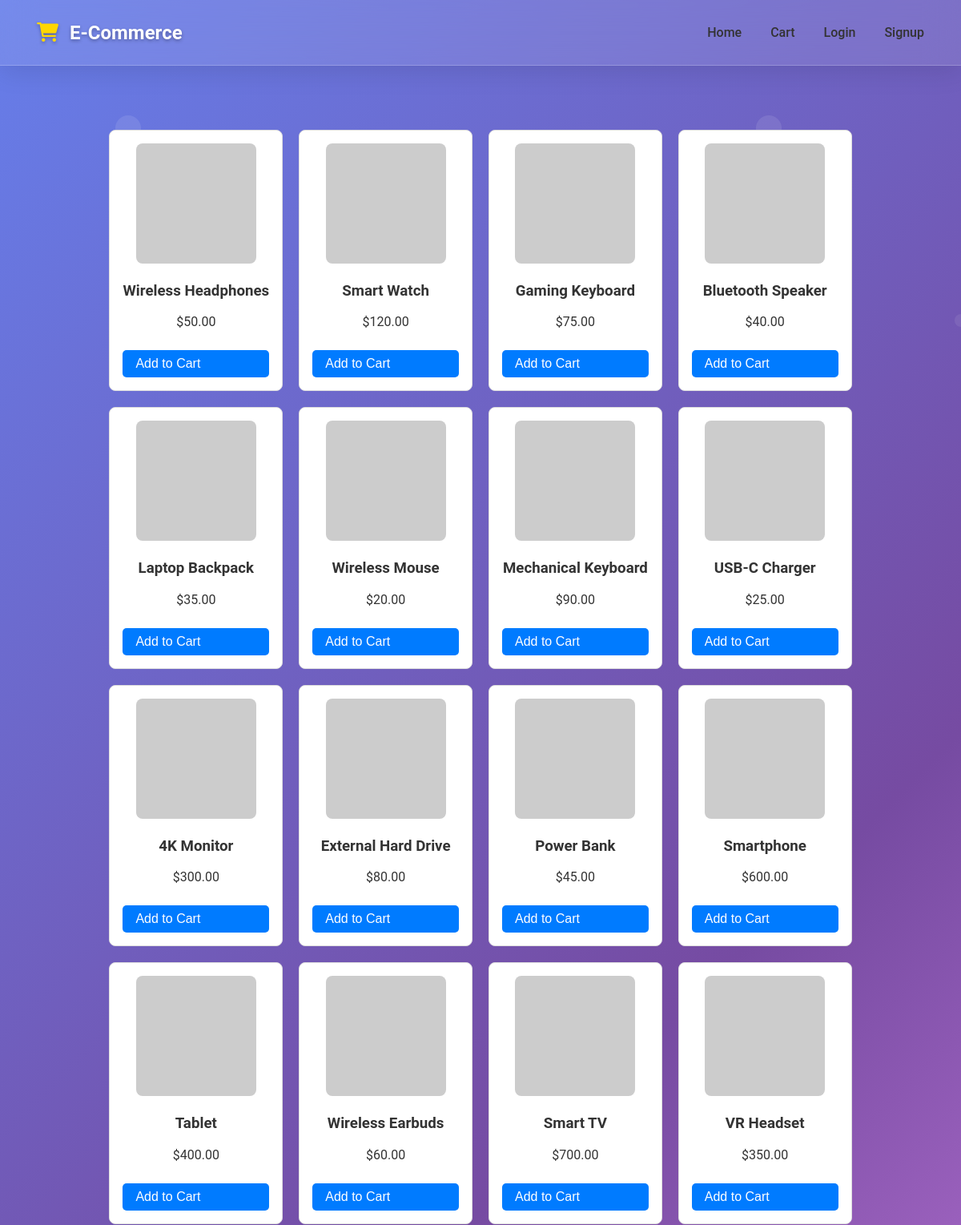
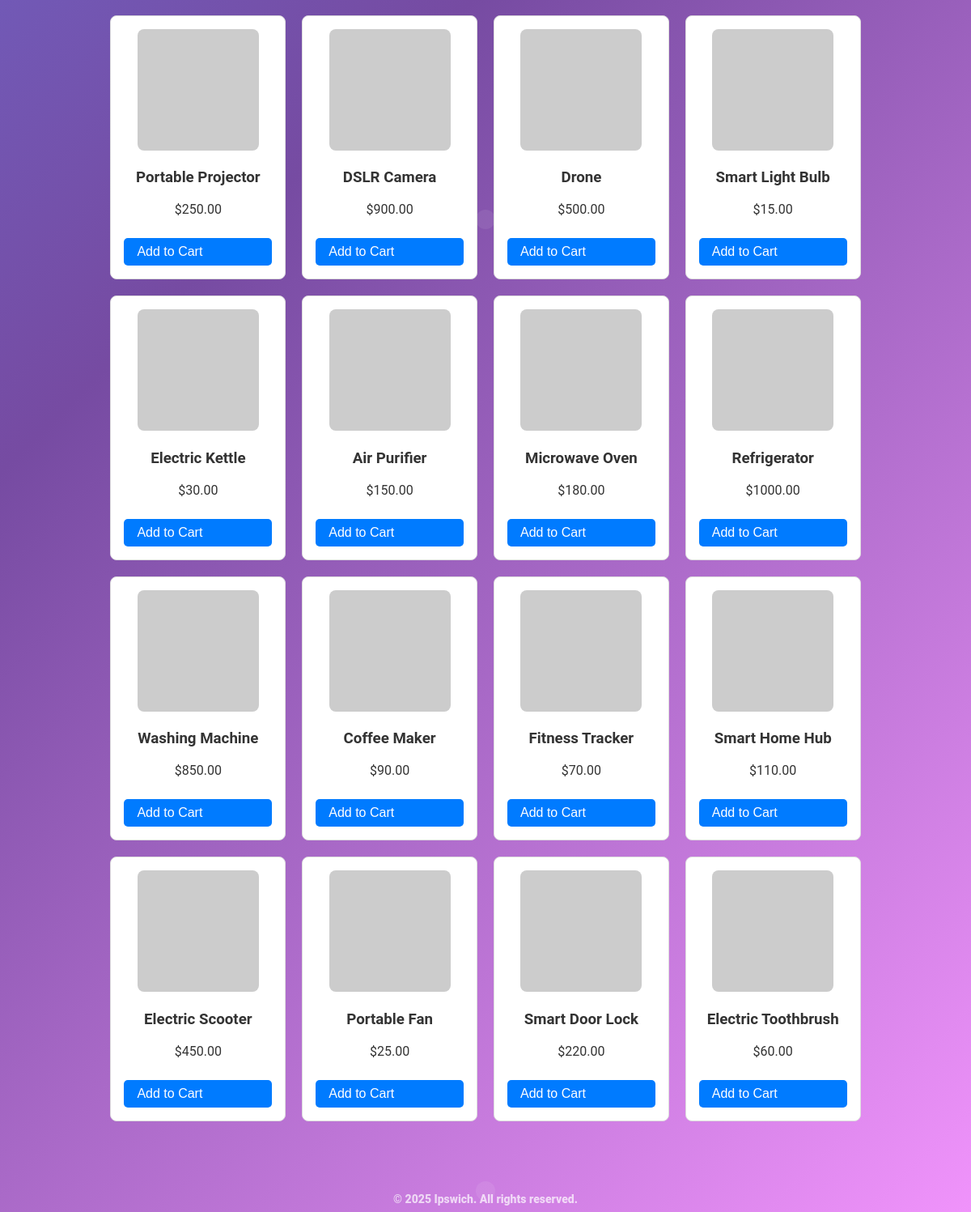
The page / on the database its author committed (2 pictures, top to bottom).
### store/models.py (models this page shows, shortened)
class Product(models.Model):
    name = models.CharField(max_length=100)
    price = models.DecimalField(max_digits=10, decimal_places=2)
    img = models.URLField()

### store/views.py (the view)
# urls.py: path("", views.home, name="home"),
def home(request):
    products = Product.objects.all()
    return render(request, "store/home.html", {"products": products})

### store/templates/store/home.html (shortened to what this page needs)
{% extends "base.html" %}
{% block content %}
<div class="products">
    {% for product in products %}
    <div class="product-card">
        <img src="{{ product.img }}" alt="{{ product.name }}" style="max-width: 100%; height: 150px; object-fit: cover; border-radius: 8px;">
        <h3>{{ product.name }}</h3>
        <p>${{ product.price }}</p>
        <form method="post" action="{% url 'add_to_cart' product.id %}">
            <button type="submit">Add to Cart</button>
        </form>
    </div>
    {% endfor %}
</div>
{% endblock %}

### store/templates/base.html (shortened to what this page needs)
<!DOCTYPE html>
<html lang="en">
<head>
    <link href="https://cdnjs.cloudflare.com/ajax/libs/font-awesome/6.0.0/css/all.min.css" rel="stylesheet">
</head>
<body>
    <nav>
        <a href="{% url 'home' %}" class="logo"><i class="fas fa-shopping-cart"></i> E-Commerce</a>
        <div class="nav-links">
            <ul>
                <a href="{% url 'home' %}">Home</a>
                <a href="{% url 'cart' %}">Cart</a>
                {% if request.session.user_id %}
                    <a href="{% url 'logout' %}">Logout ({{ request.session.user_name }})</a>
                {% else %}
                    <a href="{% url 'login' %}">Login</a>
                    <a href="{% url 'signup' %}">Signup</a>
                {% endif %}
            </ul>
        </div>
    </nav>
    <div class="container">
        {% block content %}{% endblock %}
    </div>
    <footer>
        &copy; 2025 Ipswich. All rights reserved.
    </footer>

### store/templates/base.html (style rules this page uses)
* { box-sizing: border-box; }
body { font-family: 'Roboto', 'Segoe UI', Tahoma, Geneva, Verdana, sans-serif; background: linear-gradient(135deg, #667eea 0%, #764ba2 50%, #f093fb 100%); background-attachment: fixed; margin: 0; padding: 0; color: #333; min-height: 100vh; display: flex; flex-direction: column; overflow-x: hidden; }
body::before { content: ''; position: fixed; top: 0; left: 0; width: 100%; height: 100%; pointer-events: none; z-index: -1; }
nav { background: rgba(255, 255, 255, 0.1); backdrop-filter: blur(20px); border-bottom: 1px solid rgba(255, 255, 255, 0.2); padding: 15px 30px; display: flex; justify-content: space-between; align-items: center; box-shadow: 0 8px 32px rgba(0,0,0,0.1); position: sticky; top: 0; z-index: 1000; }
nav .logo { font-size: 24px; font-weight: bold; color: #fff; text-decoration: none; text-shadow: 0 2px 4px rgba(0,0,0,0.3); }
nav .logo i { color: #ffd700; margin-right: 8px; }
nav .nav-links { display: flex; gap: 20px; }
nav a { color: #333; text-decoration: none; font-weight: 500; padding: 8px 16px; border-radius: 25px; transition: all 0.3s ease; }
.container { max-width: 1300px; margin: 40px auto; padding: 20px; flex: 1; }
form { display: flex; flex-direction: column; gap: 20px; }
form button { padding: 12px 24px; border: none; border-radius: 10px; font-size: 16px; font-weight: 500; display: inline-flex; align-items: center; background: linear-gradient(135deg, #667eea 0%, #764ba2 100%); color: white; cursor: pointer; transition: all 0.3s ease; }
footer { text-align: center; color: #333; font-weight: 800; padding: 8px 16px; color: rgba(255,255,255,0.7); font-size: 14px; margin-top: auto; }

### store/templates/store/home.html (style rules this page uses)
.products { display: grid; grid-template-columns: repeat(4, 1fr); gap: 20px; padding: 20px; }
.product-card { border: 1px solid #ddd; padding: 1rem; border-radius: 8px; background: #fff; text-align: center; transition: transform 0.2s ease-in-out; }
.product-card img { max-width: 100%; height: 150px; object-fit: cover; border-radius: 8px; }
.product-card button { background: #007bff; color: white; border: none; padding: 0.5rem 1rem; border-radius: 5px; cursor: pointer; margin-top: 10px; }

### rows shown on the page
Product: name "Wireless Headphones", price "50.00"
Product: name "Smart Watch", price "120.00"
Product: name "Gaming Keyboard", price "75.00"
Product: name "Bluetooth Speaker", price "40.00"
Product: name "Laptop Backpack", price "35.00"
Product: name "Wireless Mouse", price "20.00"
Product: name "Mechanical Keyboard", price "90.00"
Product: name "USB-C Charger", price "25.00"
Product: name "4K Monitor", price "300.00"
Product: name "External Hard Drive", price "80.00"
Product: name "Power Bank", price "45.00"
Product: name "Smartphone", price "600.00"
Product: name "Tablet", price "400.00"
Product: name "Wireless Earbuds", price "60.00"
Product: name "Smart TV", price "700.00"
Product: name "VR Headset", price "350.00"
Product: name "Portable Projector", price "250.00"
Product: name "DSLR Camera", price "900.00"
Product: name "Drone", price "500.00"
Product: name "Smart Light Bulb", price "15.00"
Product: name "Electric Kettle", price "30.00"
Product: name "Air Purifier", price "150.00"
Product: name "Microwave Oven", price "180.00"
Product: name "Refrigerator", price "1000.00"
Product: name "Washing Machine", price "850.00"
Product: name "Coffee Maker", price "90.00"
Product: name "Fitness Tracker", price "70.00"
Product: name "Smart Home Hub", price "110.00"
Product: name "Electric Scooter", price "450.00"
Product: name "Portable Fan", price "25.00"
Product: name "Smart Door Lock", price "220.00"
Product: name "Electric Toothbrush", price "60.00"
